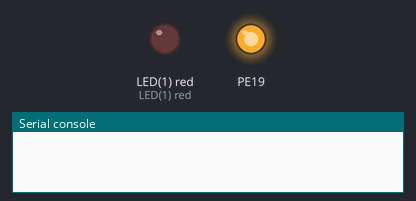
This program was run on a simulated pyboard running MicroPython. On the bench: output pins drawn as LEDs (lit = HIGH), the last lines printed to the serial console. At 1.5 s the program stops and its outputs stay as they are.

Above: at 0.1 s.
At 1.6 s:
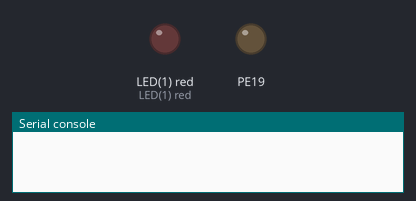
Timing chart, 0 to 3.0 s (numbered marks = the images above):
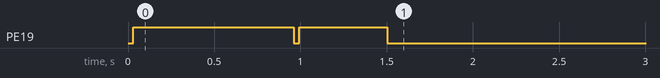

The program:

mqttSub.py
```python
import pyb  #Necesario delay...
from pyb import Pin as P # Para usar GPIO
from pyb import UART    # solo hay una UART ativa (1)
from pyb import LED

uart = UART(1,115200)   # Sincronizada con nodemcu
p = P('CONFIG',P.OUT_PP)    #Pin CONFIG en modo salida para activar comandos

broker = '192.168.2.1'
port = '1883'
myid = '120'
topic1 = 'iot'
topic2 = 'led'
# MQTT_INIT -> Start mqtt Sub y Pub
mqttinit = 'MQTT_INIT\r'+broker+'\r'+port+'\r'+myid+'\r' #Estructura del comando a enviar
#MQTT_SUB -> Se subscribe a un topic, se ha probado 2 se espera hasta 3 ...
sub = 'MQTT_SUB\r'+topic1+'\r'+topic2+'\r'

def command(dataToSend,time):
    uart.writechar(ord('\r'))   # Importante para limpiar la uart de los comandos
    pyb.delay(time)             # Espeara que pueda recibir los siguientes comandos
    p.high()                    # Entrando en modo comandos
    for x in dataToSend:        # Lee y envia uno a uno los caracteres
        uart.writechar(ord(x))  # Cada string (caracter) lo convierte en su valor entero para ser enviado por la uart
        pyb.delay(time)         # Sincroniza y espara a nodemcu si es necesario
    p.low()                     # Sale del modo comando
    print('')                   # Ejecuta la tarea

led = LED(1)

def mqtt_sub(topic,data):
    if topic == 'iot':
        if data == 'toggle':
            led.toggle()
    elif topic == 'led':
        if data == 'ON':
            led.on()
        elif data == 'OFF':
            led.off()


command(mqttinit,30)               # Ejemplo de uso del comando
command(sub,30)
```

Measured:
- by itself, PE19: LOW → HIGH at 0.03 s, → LOW 0.93 s later, → HIGH 0.03 s later, → LOW 0.51 s later
